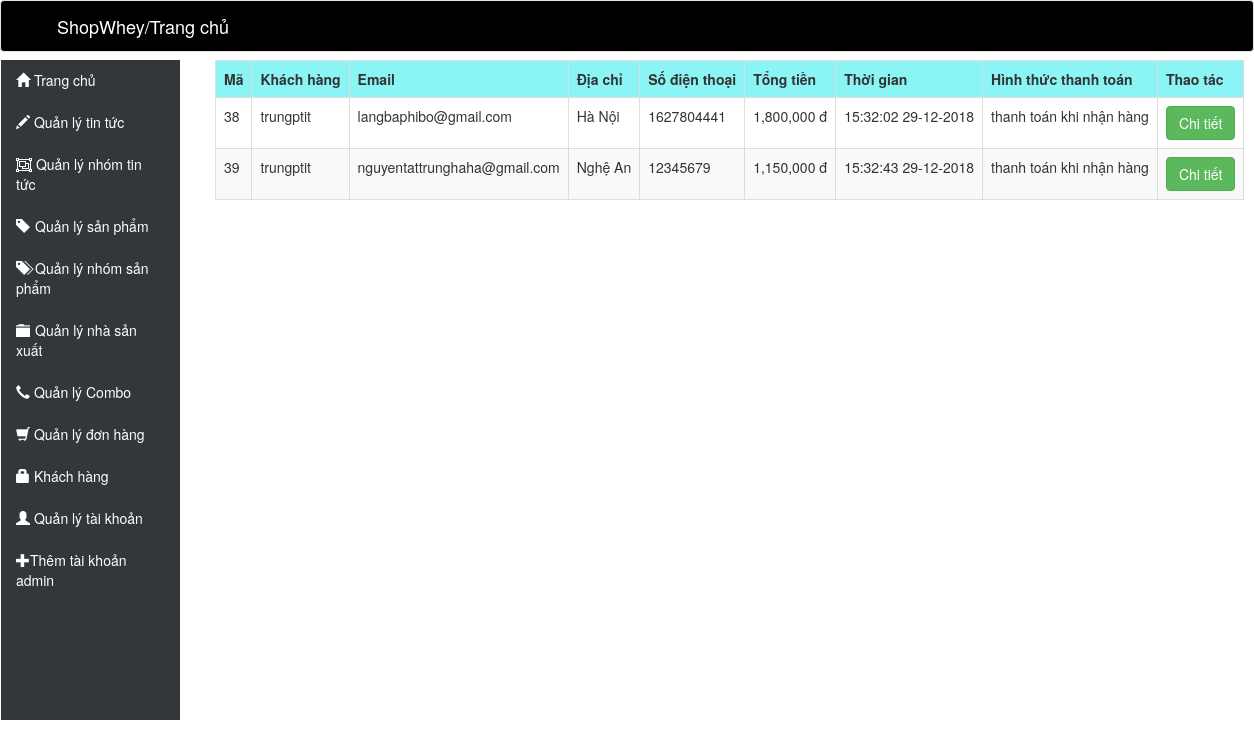
/admin/Index.php?page=quanlydonhang, run on the app's committed database.
### tables this page shows
CREATE TABLE IF NOT EXISTS `tbl_bill` (
`IdBill` int(156) NOT NULL,
  `IdCustomer` int(156) DEFAULT NULL,
  `Email` varchar(100) NOT NULL,
  `Date_time` timestamp NOT NULL DEFAULT CURRENT_TIMESTAMP ON UPDATE CURRENT_TIMESTAMP,
  `Address` varchar(255) NOT NULL,
  `Phone` int(15) NOT NULL,
  `tongTien` int(11) NOT NULL,
  `hinhthucthanhtoan` varchar(250) NOT NULL
);

CREATE TABLE IF NOT EXISTS `tbl_customer` (
`IdCustomer` int(156) NOT NULL,
  `NameCustomer` varchar(156) NOT NULL,
  `Pass` varchar(156) NOT NULL
);

### admin/View/quanlydonhang.php (the view, shortened to what this page needs)
<head>
</head>
<?php
	$sql1 = "SELECT* FROM tbl_bill INNER JOIN tbl_customer ON tbl_bill.IdCustomer = tbl_customer.	IdCustomer";
	$query1 = mysqli_query($conn, $sql1);
?>
	<table class="table table-striped table-hover table-bordered animated zoomIn">
		<tr>
			<td style="font-weight: bold; background: #8bf4f5;">Mã</td>
			<td style="font-weight: bold; background: #8bf4f5;">Khách hàng</td>
			<td style="font-weight: bold; background: #8bf4f5;">Email</td>
			<td style="font-weight: bold; background: #8bf4f5;">Địa chỉ</td>
			<td style="font-weight: bold; background: #8bf4f5;">Số điện thoại</td>
			<td style="font-weight: bold; background: #8bf4f5;">Tổng tiền</td>
			<td style="font-weight: bold; background: #8bf4f5;">Thời gian</td>
			<td style="font-weight: bold; background: #8bf4f5;">Hình thức thanh toán</td>
			<td style="font-weight: bold; background: #8bf4f5;">Thao tác</td>
		</tr>
		<?php
		while ($row1 = mysqli_fetch_array($query1)) {
			?>
		<tr>
			<td class="otintuc"><?php echo($row1["IdBill"]) ?></td>
			<td class="otintuc"><?php echo($row1["NameCustomer"]) ?></td>
			<td class="otintuc"><?php echo($row1["Email"]) ?></td>
			<td class="otintuc"><?php echo($row1["Address"]) ?></td>
			<td class="otintuc"><?php echo($row1["Phone"]) ?></td>
			<td class="otintuc"><?php echo(number_format($row1["tongTien"]).' đ') ?></td>
			<td class="otintuc"><?php echo(date_format(date_create($row1["Date_time"]), "H:i:s d-m-Y")); ?></td>
			<td class="otintuc"><?php echo($row1["hinhthucthanhtoan"]); ?></td>
			<td class="otintuc"><a class="btn btn-success" href="Index.php?page=xemdonhangchitiet&&dh=<?php echo $row1["IdBill"] ?>">Chi tiết</a></td>
		</tr>
		<?php
			}
		?>
	</table>

### admin/View/quanlydonhang.php (style rules this page uses)
td { width: 100px; white-space: nowrap; }

### data on the page
tbl_bill: IdBill "38", IdCustomer.NameCustomer "trungptit", Email "langbaphibo@gmail.com", Address "Hà Nội", Phone "1627804441", tongTien "1,800,000", Date_time "15:32:02 29-12-2018", hinhthucthanhtoan "thanh toán khi nhận hàng"
tbl_bill: IdBill "39", IdCustomer.NameCustomer "trungptit", Email "nguyentattrunghaha@gmail.com", Address "Nghệ An", Phone "12345679", tongTien "1,150,000", Date_time "15:32:43 29-12-2018", hinhthucthanhtoan "thanh toán khi nhận hàng"
